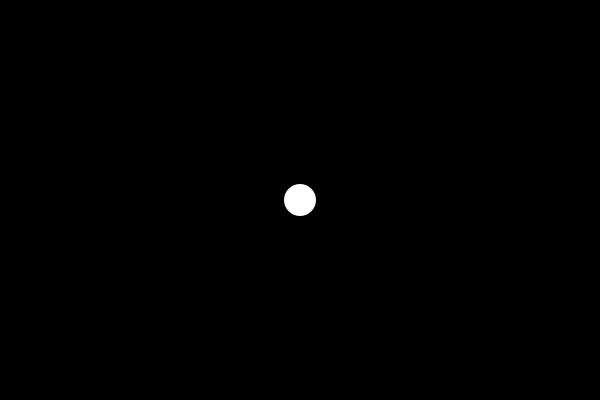
Frame 1 (no input)
Frame 60 (the mouse pressed at the canvas centre just before this capture): identical to frame 1, image omitted
Frame 120 (the mouse held since frame 60 and released just before this capture): identical to frame 1, image omitted

The Processing sketch that drew this single still picture (run headless with seeded random() and noise(); from frame 60 on, the mouse is pressed at the canvas centre):

// Processing sketch: MoverObjectPerlinNoiseAcceleration
// ── MoverObjectPerlinNoiseAcceleration.pde
/*
  Referring back to the introduction, implement acceleration according to perlin noise. (Completato)
 */

Mover m;
boolean moving = false;

void setup() {
  size(600, 400);
  m = new Mover(width / 2, height / 2);
}

void keyPressed() {
  switch(keyCode) {
  case UP:
    moving = true;
    break;

  case DOWN:
    moving = false;
    break;
  }
}

void draw() {
  background(0);

  m.update(moving);
  m.show();
}

// ── Mover.pde
class Mover {
 
  PVector pos, vel, acc;
  float topSpeed = 8;
  float r = 16;
  float offX = 0;
  
  Mover(float x, float y) {
    pos = new PVector(x, y);
    vel = new PVector(0, 0);
    acc = new PVector(0.005, 0);
  }
  
  void update(boolean moving) {
    if(moving) {
      acc.mult(0);
      PVector temp = new PVector(map(noise(offX), 0, 1, 0.005, 0.01), 0);
      offX += 0.01;
      acc.add(temp);
      
      vel.add(acc);
    }
    else {
      vel.mult(0);
    }
    vel.limit(topSpeed);
    pos.add(vel);
    
    if(pos.x > (width + r)) pos.x = -r;
  }
  
  void show() {
    noStroke();
    fill(255);
    ellipse(pos.x, pos.y, r * 2, r * 2);
  }
  
}
